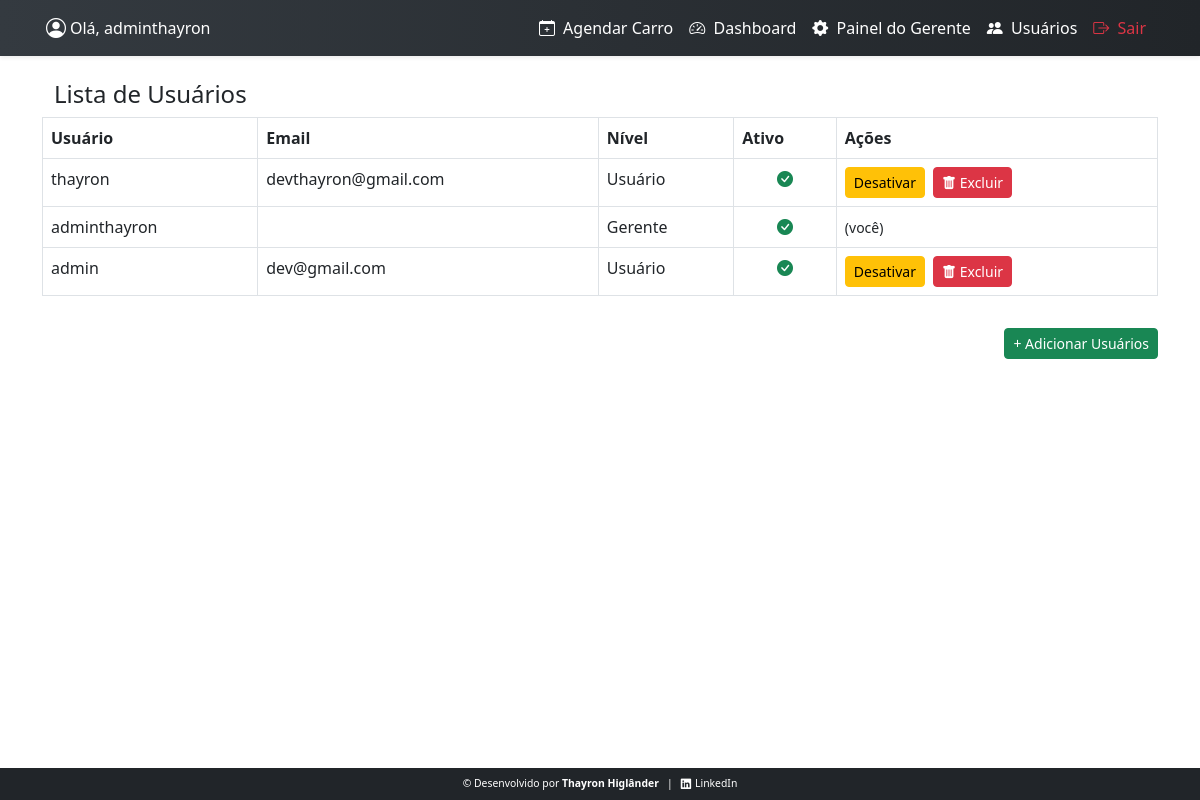
/usuarios/gerenciar/ (signed in), run on the app's committed database.
### usuarios/models.py (models this page shows)
class CustomUser(AbstractUser):
    is_gerente = models.BooleanField(default=False)

### usuarios/views.py (the view)
# urls.py: path('gerenciar/', views.listar_usuarios, name='listar_usuarios'),
@login_required
@user_passes_test(lambda u: u.is_gerente)
def listar_usuarios(request):
    usuarios = User.objects.all()
    if request.method == 'POST':
        form = RegistroUsuarioForm(request.POST)
        if form.is_valid():
            form.save()
            return redirect('listar_usuarios')
    else:
        form = RegistroUsuarioForm()
    return render(request, 'usuarios/gerenciar_usuarios.html', {
        'form': form,
        'usuarios': usuarios
    })

### templates/usuarios/gerenciar_usuarios.html (shortened to what this page needs)
{% extends 'base.html' %}
{% load crispy_forms_tags %}
{% block content %}
<h4 class="container">Lista de Usuários</h4>
<table class="table table-bordered">
    <thead>
        <tr>
            <th>Usuário</th>
            <th>Email</th>
            <th>Nível</th>
            <th>Ativo</th>
            <th>Ações</th>
        </tr>
    </thead>
    <tbody>
        {% for u in usuarios %}
            <tr>
                <td data-label="Usuário">{{ u.username }}</td>
                <td data-label="Email">{{ u.email }}</td>
                <td data-label="Nível">{% if u.is_gerente %}Gerente{% else %}Usuário{% endif %}</td>
                <td data-label="Ativo" class="text-center">
                    {% if u.is_active %}
                        <i class="bi bi-check-circle-fill text-success"></i>
                    {% else %}
                        <i class="bi bi-x-circle-fill text-danger"></i>
                    {% endif %}
                </td>
                <td data-label="Ações">
                    {% if request.user.id != u.id %}
                        {% if u.is_active %}
                            <a class="btn btn-warning btn-sm me-1" href="{% url 'desativar_usuario' u.id %}">Desativar</a>
                        {% else %}
                            <a class="btn btn-success btn-sm me-1" href="{% url 'reativar_usuario' u.id %}">Reativar</a>
                        {% endif %}
                        <a class="btn btn-danger btn-sm" href="{% url 'excluir_usuario' u.id %}">
                            <i class="bi bi-trash-fill"></i> Excluir
                        </a>
                    {% else %}
                        <small>(você)</small>
                    {% endif %}
                </td>
            </tr>
        {% endfor %}
    </tbody>
</table>
<div class="d-flex justify-content-end">
    <a href="{% url 'registrar' %}" class="btn btn-success mt-3 btn-sm">+ Adicionar Usuários</a>
</div>
{% endblock %}

### templates/base.html (shortened to what this page needs)
{% load static %}
<!DOCTYPE html>
<html lang="pt-br">
<head>
    <link rel="stylesheet" href="{% static 'css/styles.css' %}" />
    <link
        rel="stylesheet"
        href="https://cdn.jsdelivr.net/npm/bootstrap@5.3.0/dist/css/bootstrap.min.css"
    />
    <link
        rel="stylesheet"
        href="https://cdn.jsdelivr.net/npm/bootstrap-icons@1.10.5/font/bootstrap-icons.css"
    />
</head>
<body>
<nav class="navbar navbar-expand-lg shadow-sm">
    <div class="container position-relative">
        {% if user.is_authenticated %}
            <div class="navbar-user-left d-none d-sm-flex align-items-center position-absolute start-0 ps-3" style="top: 50%; transform: translateY(-50%); z-index: 1000;">
                <i class="bi bi-person-circle fs-5 text-white me-1"></i>
                <span class="text-white">Olá, {{ request.user }}</span>
            </div>
        {% endif %}
        <div class="collapse navbar-collapse" id="navbarNav">
            <ul class="navbar-nav ms-auto align-items-center">
                {% if user.is_authenticated %}
                    <li class="nav-item">
                        <a class="nav-link" href="{% url 'agendamento_criar' %}">
                            <i class="bi bi-calendar-plus me-1"></i> Agendar Carro
                        </a>
                    </li>
                    {% if user.is_gerente %}
                        <li class="nav-item">
                            <a class="nav-link" href="{% url 'painel_dashboard' %}">
                                <i class="bi bi-speedometer2 me-1"></i> Dashboard
                            </a>
                        </li>
                        <li class="nav-item">
                            <a class="nav-link" href="{% url 'painel_gerente' %}">
                                <i class="bi bi-gear-fill me-1"></i> Painel do Gerente
                            </a>
                        </li>
                        <li class="nav-item">
                            <a class="nav-link" href="{% url 'listar_usuarios' %}">
                                <i class="bi bi-people-fill me-1"></i> Usuários
                            </a>
                        </li>
                    {% endif %}
                    <li class="nav-item">
                        <a class="nav-link text-danger" href="{% url 'logout' %}">
                            <i class="bi bi-box-arrow-right me-1"></i> Sair
                        </a>
                    </li>
                {% else %}
                    <li class="nav-item">
                        <a class="nav-link" href="{% url 'login' %}">
                            <i class="bi bi-box-arrow-in-right me-1"></i> Entrar
                        </a>
                    </li>
                {% endif %}
            </ul>
        </div>
    </div>
</nav>
<main class="container my-4">
    {% block content %}{% endblock %}
</main>
<footer class="fixed-bottom py-2 bg-dark text-white">
    <div class="container d-flex justify-content-center align-items-center gap-2 flex-wrap">
        <span>© Desenvolvido por <strong>Thayron Higlânder</strong></span>
        <span class="text-white">|</span>
        <a href="https://www.linkedin.com/in/thayron-higlander" target="_blank" class="text-white text-decoration-none d-flex align-items-center">
            <i class="bi bi-linkedin me-1"></i> LinkedIn
        </a>
    </div>
</footer>
</body>
</html>

### staticfiles/css/styles.css (style rules this page uses)
body { padding-bottom: 90px; background-color: #f8f9fa; }
.navbar { background: linear-gradient(to right, #343a40, #212529); min-height: 56px; position: relative; padding-top: 0.3rem; padding-bottom: 0.3rem; overflow: visible; }
.navbar-brand, .nav-link, .navbar-text { font-weight: 500; color: white !important; }
.navbar .container { display: flex; align-items: center; justify-content: space-between; padding-left: 1rem; padding-right: 1rem; position: relative; }
footer { background-color: #212529; font-size: 0.65rem; color: #f8f9fa; width: 100%; position: fixed; bottom: 0; left: 0; padding: 0.3rem 0.8rem; white-space: nowrap; overflow-x: auto; }
footer a { color: #f8f9fa; text-decoration: none; }

### data on the page
CustomUser: user "adminthayron", username "adminthayron", is_gerente "Gerente", is_active True (drawn), shows "(você)"
CustomUser: username "thayron", email "devthayron@gmail.com", is_gerente "Usuário", is_active True (drawn), shows "Excluir"
CustomUser: username "admin", email "dev@gmail.com", is_gerente "Usuário", is_active True (drawn), shows "Excluir"
